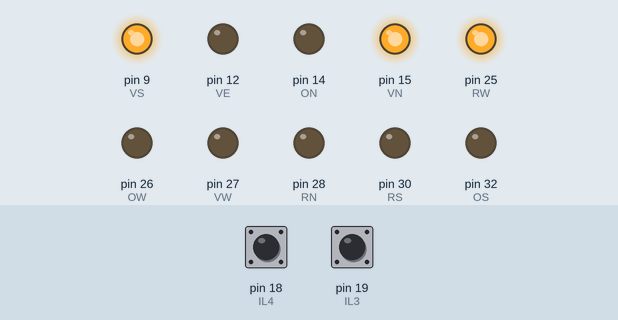
A sketch run on a simulated Arduino Mega 2560, built with avr-gcc and run on an emulated ATmega2560. Shown: output pins drawn as LEDs (lit = HIGH). Inputs (shaded band) come from the test bench; at power-on: pin 18 (IL4) HIGH, pin 19 (IL3) HIGH. Pins used as bus, display or sensor lines are not drawn.

Above: at 1.2 s.
1.3 s: pin 18 (IL4) pulled LOW for 0.15 s
At 2.5 s:
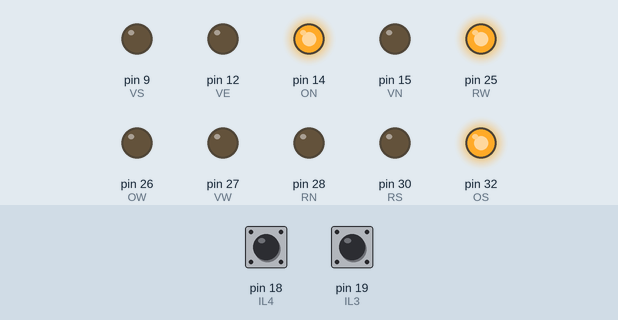
At 4.8 s:
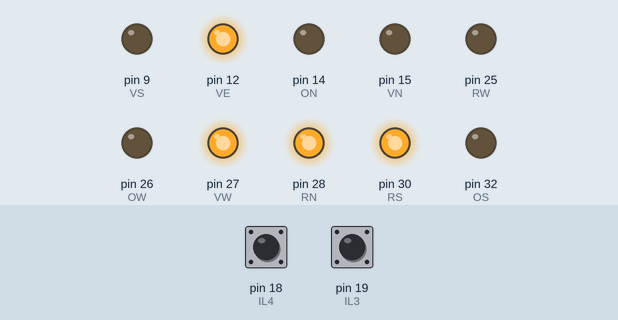
Timing chart, 0 to 12.8 s (numbered marks = the images above; inputs shaded):
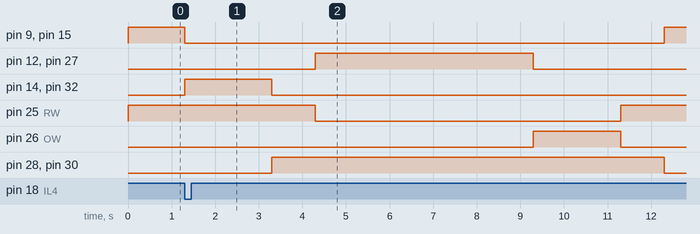

The sketch:

traffic_lights.ino
```cpp
/**
 * PROGRAMME FEU DE CIRCULATION SIMPLIFIÉ (IF/ELSE IF)
 * Une voie est TOUJOURS au rouge quand l'autre est active.
 */

// --- Définitions des Broches ---
#define RW 25
#define OW 26
#define VW 27
#define RN 28
#define ON 14
#define VN 15
#define RE 29
#define OE 11
#define VE 12
#define RS 30
#define OS 32
#define VS 9

#define IL1 17 // Capteur Nord
#define IL2 16 // Capteur Sud
#define IL3 19 // Capteur Est
#define IL4 18 // Capteur Ouest

// Temps de transition (ms)
const int T_ORANGE = 2000;
const int T_SECURITE = 1000;
const int T_VERT = 5000;

void setup() {
  pinMode(RW, OUTPUT); pinMode(OW, OUTPUT); pinMode(VW, OUTPUT);
  pinMode(RN, OUTPUT); pinMode(ON, OUTPUT); pinMode(VN, OUTPUT);
  pinMode(RE, OUTPUT); pinMode(OE, OUTPUT); pinMode(VE, OUTPUT);
  pinMode(RS, OUTPUT); pinMode(OS, OUTPUT); pinMode(VS, OUTPUT);

  pinMode(IL1, INPUT_PULLUP); pinMode(IL2, INPUT_PULLUP);
  pinMode(IL3, INPUT_PULLUP); pinMode(IL4, INPUT_PULLUP);
}

void loop() {
  // CAS 1 : Aucun véhicule détecté à l'Est ou à l'Ouest -> Axe Nord-Sud au Vert
  if (digitalRead(IL3) == HIGH && digitalRead(IL4) == HIGH) {
    // Vert Nord-Sud
    digitalWrite(VN, HIGH); digitalWrite(VS, HIGH);
    digitalWrite(ON, LOW);  digitalWrite(OS, LOW);
    digitalWrite(RN, LOW);  digitalWrite(RS, LOW);

    // Est-Ouest FORCÉ au Rouge
    digitalWrite(VE, LOW);  digitalWrite(VW, LOW);
    digitalWrite(OE, LOW);  digitalWrite(OW, LOW);
    digitalWrite(RE, HIGH); digitalWrite(RW, HIGH);
  }

  // CAS 2 : Véhicule détecté à l'Est ou à l'Ouest -> On change de phase
  else if (digitalRead(IL3) == LOW || digitalRead(IL4) == LOW) {
    // 1. Transition Nord-Sud vers Rouge
    // Orange NS
    digitalWrite(VN, LOW);  digitalWrite(VS, LOW);
    digitalWrite(ON, HIGH); digitalWrite(OS, HIGH);
    digitalWrite(RN, LOW);  digitalWrite(RS, LOW);
    delay(T_ORANGE);

    // Rouge NS
    digitalWrite(VN, LOW);  digitalWrite(VS, LOW);
    digitalWrite(ON, LOW);  digitalWrite(OS, LOW);
    digitalWrite(RN, HIGH); digitalWrite(RS, HIGH);
    delay(T_SECURITE);         // Tout le monde au rouge pour la sécurité

    // 2. Passage au Vert Est-Ouest
    // Vert EW
    digitalWrite(VE, HIGH); digitalWrite(VW, HIGH);
    digitalWrite(OE, LOW);  digitalWrite(OW, LOW);
    digitalWrite(RE, LOW);  digitalWrite(RW, LOW);

    // Nord-Sud RESTE au rouge
    digitalWrite(VN, LOW);  digitalWrite(VS, LOW);
    digitalWrite(ON, LOW);  digitalWrite(OS, LOW);
    digitalWrite(RN, HIGH); digitalWrite(RS, HIGH);
    delay(T_VERT);             // Temps de passage

    // 3. Retour vers Rouge Est-Ouest
    // Orange EW
    digitalWrite(VE, LOW);  digitalWrite(VW, LOW);
    digitalWrite(OE, HIGH); digitalWrite(OW, HIGH);
    digitalWrite(RE, LOW);  digitalWrite(RW, LOW);
    delay(T_ORANGE);

    // Rouge EW
    digitalWrite(VE, LOW);  digitalWrite(VW, LOW);
    digitalWrite(OE, LOW);  digitalWrite(OW, LOW);
    digitalWrite(RE, HIGH); digitalWrite(RW, HIGH);
    delay(T_SECURITE);
  }
}
```

Measured:
- after the input at 1.3 s, pin 9 (VS), pin 15 (VN): HIGH → LOW at once, → HIGH 11.0 s later; pin 12 (VE), pin 27 (VW): LOW → HIGH after 3.0 s, → LOW 5.0 s later; pin 14 (ON), pin 32 (OS): LOW → HIGH at once, → LOW 2.0 s later; pin 25 (RW): HIGH → LOW after 3.0 s, → HIGH 7.0 s later; pin 26 (OW): LOW → HIGH after 8.0 s, → LOW 2.0 s later
